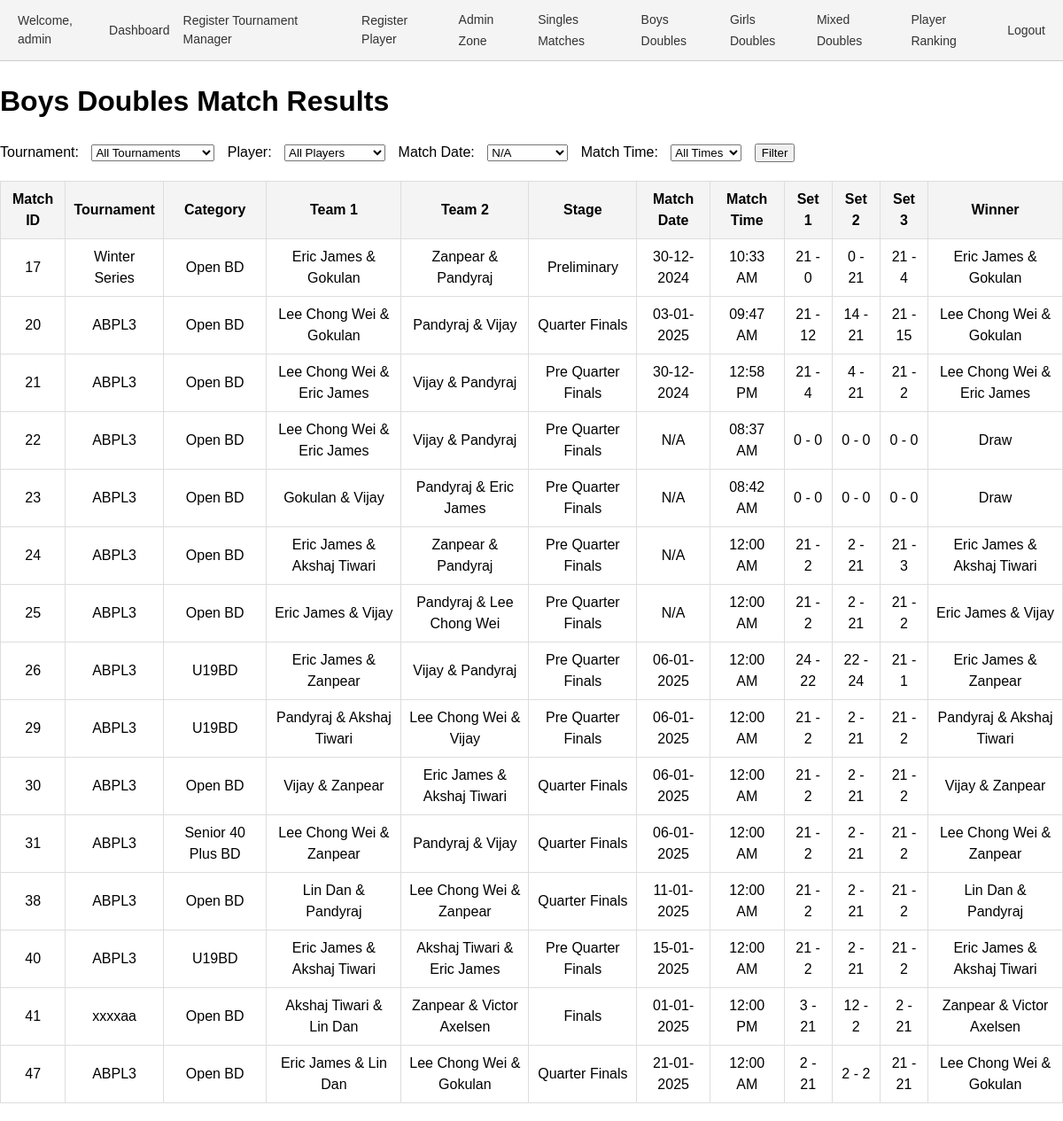
The app's page /results_bd.php (signed in) with its own data.
### tables this page shows
CREATE TABLE `matches` (
  `id` int(11) NOT NULL,
  `tournament_id` int(11) NOT NULL,
  `category_id` int(11) NOT NULL,
  `pool` enum('A','B') DEFAULT NULL,
  `player1_id` int(11) DEFAULT NULL,
  `player2_id` int(11) DEFAULT NULL,
  `pre_quarter` tinyint(1) DEFAULT 0,
  `quarter` tinyint(1) DEFAULT 0,
  `semi` tinyint(1) DEFAULT 0,
  `final` tinyint(1) DEFAULT 0,
  `set1_player1_points` int(11) DEFAULT 0,
  `set1_player2_points` int(11) DEFAULT 0,
  `set2_player1_points` int(11) DEFAULT 0,
  `set2_player2_points` int(11) DEFAULT 0,
  `set3_player1_points` int(11) DEFAULT 0,
  `set3_player2_points` int(11) DEFAULT 0,
  `created_by` int(11) DEFAULT NULL,
  `stage` enum('Pre Quarter Finals','Quarter Finals','Semifinals','Finals','Preliminary') NOT NULL,
  `match_date` date DEFAULT NULL,
  `match_time` varchar(255) NOT NULL,
  `date` date DEFAULT NULL,
  `team1_player1_id` int(11) NOT NULL DEFAULT 0,
  `team1_player2_id` int(11) NOT NULL DEFAULT 0,
  `team2_player1_id` int(11) DEFAULT 0,
  `team2_player2_id` int(11) DEFAULT 0,
  `set1_team1_points` int(11) NOT NULL DEFAULT 0,
  `set1_team2_points` int(11) DEFAULT 0,
  `set2_team1_points` int(11) DEFAULT 0,
  `set2_team2_points` int(11) DEFAULT 0,
  `set3_team1_points` int(11) DEFAULT 0,
  `set3_team2_points` int(11) DEFAULT 0,
  `player3_id` int(11) DEFAULT NULL,
  `player4_id` int(11) DEFAULT NULL,
  `deleted_at` datetime DEFAULT NULL
);

CREATE TABLE `tournaments` (
  `id` int(11) NOT NULL,
  `name` varchar(255) NOT NULL,
  `created_by` int(11) DEFAULT NULL,
  `year` int(11) NOT NULL DEFAULT year(curdate()),
  `moderated_by` int(11) DEFAULT NULL
);

CREATE TABLE `categories` (
  `id` int(11) NOT NULL,
  `name` varchar(255) NOT NULL,
  `created_by` int(11) NOT NULL,
  `age_group` varchar(255) DEFAULT NULL,
  `sex` varchar(10) DEFAULT NULL,
  `type` enum('singles','doubles','mixed doubles') DEFAULT 'singles',
  `tournament_id` int(11) NOT NULL
);

### results_bd.php (the view, shortened to what this page needs)
<?php include 'header.php'; ?>
<?php
require_once 'conn.php';
$conn = new mysqli($servername, $username, $password, $dbname);
$match_date = $_GET['match_date'] ?? '';
$dates = $conn->query("SELECT DISTINCT match_date FROM matches ORDER BY match_date");
$query = "
    SELECT
        m.id AS match_id,
        t.name AS tournament_name,
        c.name AS category_name,
        c.type AS category_type, /* Singles, Doubles, or Mixed Doubles */
        p1.name AS team1_player1_name,
        p2.name AS team1_player2_name,
        p3.name AS team2_player1_name,
        p4.name AS team2_player2_name,
        m.stage,
        m.match_date,
        m.match_time,
        m.set1_team1_points,
        m.set1_team2_points,
        m.set2_team1_points,
        m.set2_team2_points,
        m.set3_team1_points,
        m.set3_team2_points
    FROM matches m
    INNER JOIN tournaments t ON m.tournament_id = t.id
    INNER JOIN categories c ON m.category_id = c.id
    LEFT JOIN players p1 ON m.team1_player1_id = p1.id
    LEFT JOIN players p2 ON m.team1_player2_id = p2.id
    LEFT JOIN players p3 ON m.team2_player1_id = p3.id
    LEFT JOIN players p4 ON m.team2_player2_id = p4.id
    WHERE c.type = 'doubles' AND c.sex = 'M' /* Filter only doubles and male categories */
";
$query .= " ORDER BY m.id";
$result = $conn->query($query);
?>
<!DOCTYPE html>
<html lang="en">
<head>
</head>
<body>
    <h1>Boys Doubles Match Results</h1>
    <form method="get">
        <label for="tournament_id">Tournament:</label>
        <select name="tournament_id" id="tournament_id">
            <option value="">All Tournaments</option>
        </select>
        <label for="player_id">Player:</label>
        <select name="player_id" id="player_id">
            <option value="">All Players</option>
        </select>
        <label for="match_date">Match Date:</label>
        <select name="match_date" id="match_date">
            <?php while ($row = $dates->fetch_assoc()): ?>
                <option value="<?= $row['match_date'] ?>" <?= $match_date == $row['match_date'] ? 'selected' : '' ?>>
                    <?= $row['match_date'] ? date("d-m-Y", strtotime($row['match_date'])) : 'N/A' ?>
                </option>
            <?php endwhile; ?>
        </select>
        <label for="datetime">Match Time:</label>
        <select name="datetime" id="datetime">
            <option value="">All Times</option>
        </select>
        <button type="submit">Filter</button>
    </form>
    <?php if ($result->num_rows > 0): ?>
        <table>
            <tr>
                <th>Match ID</th>
                <th>Tournament</th>
                <th>Category</th>
                <th>Team 1</th>
                <th>Team 2</th>
                <th>Stage</th>
                <th>Match Date</th>
                <th>Match Time</th>
                <th>Set 1</th>
                <th>Set 2</th>
                <th>Set 3</th>
                <th>Winner</th>
            </tr>
            <?php while ($row = $result->fetch_assoc()):
                $team1 = $row['team1_player1_name'] . " & " . $row['team1_player2_name'];
                $team2 = $row['team2_player1_name'] . " & " . $row['team2_player2_name'];
                $team1_total = $row['set1_team1_points'] + $row['set2_team1_points'] + $row['set3_team1_points'];
                $team2_total = $row['set1_team2_points'] + $row['set2_team2_points'] + $row['set3_team2_points'];
                $winner = $team1_total > $team2_total ? $team1 : ($team1_total < $team2_total ? $team2 : 'Draw');
            ?>
                <tr>
                    <td><?= $row['match_id'] ?></td>
                    <td><?= $row['tournament_name'] ?></td>
                    <td><?= $row['category_name'] ?></td>
                    <td><?= $team1 ?></td>
                    <td><?= $team2 ?></td>
                    <td><?= $row['stage'] ?></td>
                    <td><?= $row['match_date'] ? date("d-m-Y", strtotime($row['match_date'])) : 'N/A' ?></td>
                    <td><?= $row['match_time'] ? date("h:i A", strtotime($row['match_time'])) : 'N/A' ?></td>
                    <td><?= $row['set1_team1_points'] . ' - ' . $row['set1_team2_points'] ?></td>
                    <td><?= $row['set2_team1_points'] . ' - ' . $row['set2_team2_points'] ?></td>
                    <td><?= $row['set3_team1_points'] . ' - ' . $row['set3_team2_points'] ?></td>
                    <td><?= $winner ?></td>
                </tr>
            <?php endwhile; ?>
        </table>
    <?php else: ?>
        <p>No matches found for the selected filters.</p>
    <?php endif; ?>
</body>
</html>

### header.php (style rules this page uses)
body { margin: 0; padding: 0; font-family: Arial, sans-serif; line-height: 1.5; }

### results_bd.php (style rules this page uses)
body { font-family: Arial, sans-serif; margin: 0px; }
table { width: 100%; border-collapse: collapse; margin: 20px 0; }
th, td { border: 1px solid #ddd; padding: 8px; text-align: center; }
th { background-color: #f4f4f4; }
form { margin-bottom: 20px; }
label, select, button { margin-right: 10px; }

### records on screen
matches: id "17", tournament.name "Winter Series", category.name "Open BD", team1 "Eric James & Gokulan", team2 "Zanpear & Pandyraj", stage "Preliminary", match_date "30-12-2024", match_time "10:33 AM", set1_team1_points "21", set1_team2_points "0", set2_team1_points "0", set2_team2_points "21", set3_team1_points "21", set3_team2_points "4", winner "Eric James & Gokulan"
matches: id "20", tournament.name "ABPL3", category.name "Open BD", team1 "Lee Chong Wei & Gokulan", team2 "Pandyraj & Vijay", stage "Quarter Finals", match_date "03-01-2025", match_time "09:47 AM", set1_team1_points "21", set1_team2_points "12", set2_team1_points "14", set2_team2_points "21", set3_team1_points "21", set3_team2_points "15", winner "Lee Chong Wei & Gokulan"
matches: id "21", tournament.name "ABPL3", category.name "Open BD", team1 "Lee Chong Wei & Eric James", team2 "Vijay & Pandyraj", stage "Pre Quarter Finals", match_date "30-12-2024", match_time "12:58 PM", set1_team1_points "21", set1_team2_points "4", set2_team1_points "4", set2_team2_points "21", set3_team1_points "21", set3_team2_points "2", winner "Lee Chong Wei & Eric James"
matches: id "22", tournament.name "ABPL3", category.name "Open BD", team1 "Lee Chong Wei & Eric James", team2 "Vijay & Pandyraj", stage "Pre Quarter Finals", shows "N/A", match_time "08:37 AM", set1_team1_points "0", set1_team2_points "0", set2_team1_points "0", set2_team2_points "0", set3_team1_points "0", set3_team2_points "0", winner "Draw"
matches: id "23", tournament.name "ABPL3", category.name "Open BD", team1 "Gokulan & Vijay", team2 "Pandyraj & Eric James", stage "Pre Quarter Finals", shows "N/A", match_time "08:42 AM", set1_team1_points "0", set1_team2_points "0", set2_team1_points "0", set2_team2_points "0", set3_team1_points "0", set3_team2_points "0", winner "Draw"
matches: id "24", tournament.name "ABPL3", category.name "Open BD", team1 "Eric James & Akshaj Tiwari", team2 "Zanpear & Pandyraj", stage "Pre Quarter Finals", shows "N/A", match_time "12:00 AM", set1_team1_points "21", set1_team2_points "2", set2_team1_points "2", set2_team2_points "21", set3_team1_points "21", set3_team2_points "3", winner "Eric James & Akshaj Tiwari"
matches: id "25", tournament.name "ABPL3", category.name "Open BD", team1 "Eric James & Vijay", team2 "Pandyraj & Lee Chong Wei", stage "Pre Quarter Finals", shows "N/A", match_time "12:00 AM", set1_team1_points "21", set1_team2_points "2", set2_team1_points "2", set2_team2_points "21", set3_team1_points "21", set3_team2_points "2", winner "Eric James & Vijay"
matches: id "26", tournament.name "ABPL3", category.name "U19BD", team1 "Eric James & Zanpear", team2 "Vijay & Pandyraj", stage "Pre Quarter Finals", match_date "06-01-2025", match_time "12:00 AM", set1_team1_points "24", set1_team2_points "22", set2_team1_points "22", set2_team2_points "24", set3_team1_points "21", set3_team2_points "1", winner "Eric James & Zanpear"
matches: id "29", tournament.name "ABPL3", category.name "U19BD", team1 "Pandyraj & Akshaj Tiwari", team2 "Lee Chong Wei & Vijay", stage "Pre Quarter Finals", match_date "06-01-2025", match_time "12:00 AM", set1_team1_points "21", set1_team2_points "2", set2_team1_points "2", set2_team2_points "21", set3_team1_points "21", set3_team2_points "2", winner "Pandyraj & Akshaj Tiwari"
matches: id "30", tournament.name "ABPL3", category.name "Open BD", team1 "Vijay & Zanpear", team2 "Eric James & Akshaj Tiwari", stage "Quarter Finals", match_date "06-01-2025", match_time "12:00 AM", set1_team1_points "21", set1_team2_points "2", set2_team1_points "2", set2_team2_points "21", set3_team1_points "21", set3_team2_points "2", winner "Vijay & Zanpear"
matches: id "31", tournament.name "ABPL3", category.name "Senior 40 Plus BD", team1 "Lee Chong Wei & Zanpear", team2 "Pandyraj & Vijay", stage "Quarter Finals", match_date "06-01-2025", match_time "12:00 AM", set1_team1_points "21", set1_team2_points "2", set2_team1_points "2", set2_team2_points "21", set3_team1_points "21", set3_team2_points "2", winner "Lee Chong Wei & Zanpear"
matches: id "38", tournament.name "ABPL3", category.name "Open BD", team1 "Lin Dan & Pandyraj", team2 "Lee Chong Wei & Zanpear", stage "Quarter Finals", match_date "11-01-2025", match_time "12:00 AM", set1_team1_points "21", set1_team2_points "2", set2_team1_points "2", set2_team2_points "21", set3_team1_points "21", set3_team2_points "2", winner "Lin Dan & Pandyraj"
matches: id "40", tournament.name "ABPL3", category.name "U19BD", team1 "Eric James & Akshaj Tiwari", team2 "Akshaj Tiwari & Eric James", stage "Pre Quarter Finals", match_date "15-01-2025", match_time "12:00 AM", set1_team1_points "21", set1_team2_points "2", set2_team1_points "2", set2_team2_points "21", set3_team1_points "21", set3_team2_points "2", winner "Eric James & Akshaj Tiwari"
matches: id "41", tournament.name "xxxxaa", category.name "Open BD", team1 "Akshaj Tiwari & Lin Dan", team2 "Zanpear & Victor Axelsen", stage "Finals", match_date "01-01-2025", match_time "12:00 PM", set1_team1_points "3", set1_team2_points "21", set2_team1_points "12", set2_team2_points "2", set3_team1_points "2", set3_team2_points "21", winner "Zanpear & Victor Axelsen"
matches: id "47", tournament.name "ABPL3", category.name "Open BD", team1 "Eric James & Lin Dan", team2 "Lee Chong Wei & Gokulan", stage "Quarter Finals", match_date "21-01-2025", match_time "12:00 AM", set1_team1_points "2", set1_team2_points "21", set2_team1_points "2", set2_team2_points "2", set3_team1_points "21", set3_team2_points "21", winner "Lee Chong Wei & Gokulan"

### other values on screen
$logged_in_user "admin"
